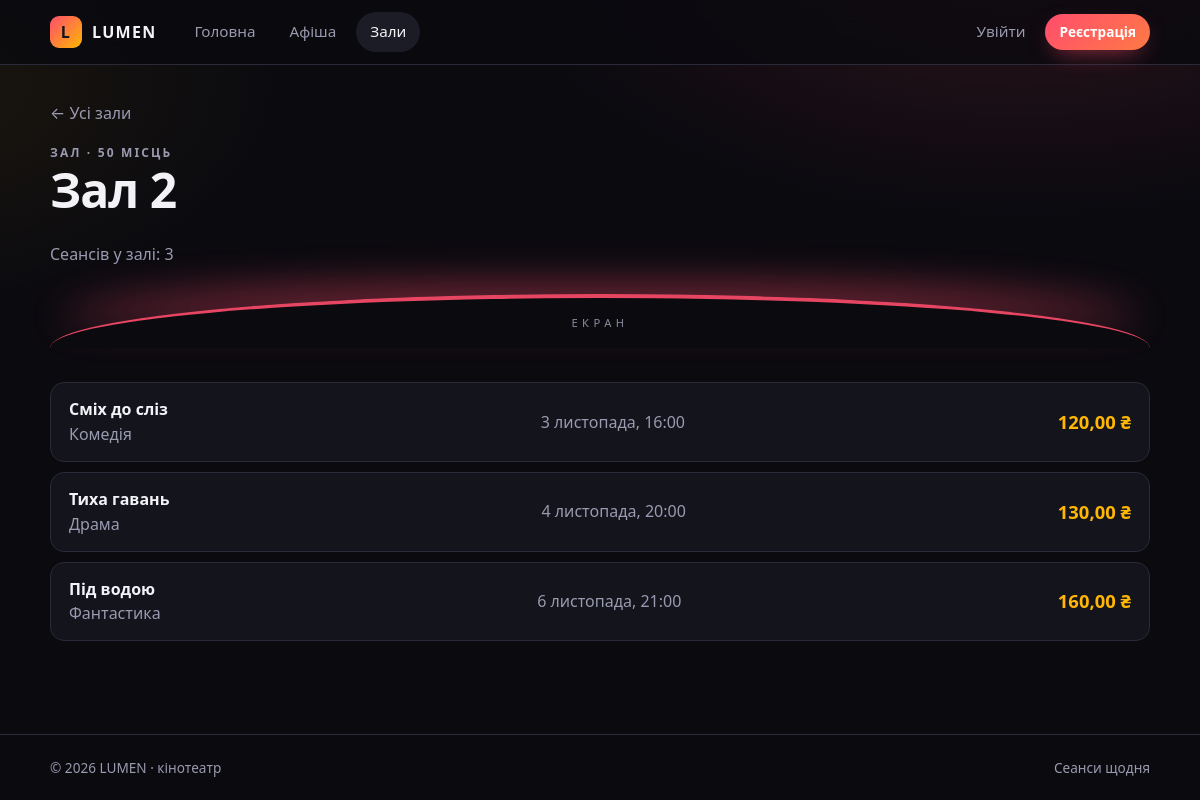
The page /halls/2/ on the database its author committed.
### cinema/models.py (models this page shows, shortened)
class Hall(models.Model):
    name = models.CharField("Назва", max_length=50)
    seats = models.PositiveIntegerField("Кількість місць")
    class Meta:
        ordering = ["name"]
        verbose_name = "Зал"
        verbose_name_plural = "Зали"

class Screening(models.Model):
    title = models.CharField("Назва фільму", max_length=150)
    description = models.TextField("Опис", blank=True)
    genre = models.ForeignKey(
        Genre, on_delete=models.PROTECT,
        related_name="screenings", verbose_name="Жанр",
    )
    hall = models.ForeignKey(
        Hall, on_delete=models.PROTECT,
        related_name="screenings", verbose_name="Зал",
    )
    start_time = models.DateTimeField("Початок сеансу")
    price = models.DecimalField("Ціна", max_digits=6, decimal_places=2)
    age_limit = models.PositiveIntegerField("Віковий ліміт", default=0)
    class Meta:
        ordering = ["start_time"]
        verbose_name = "Сеанс"
        verbose_name_plural = "Сеанси"

class Genre(models.Model):
    name = models.CharField("Назва", max_length=100)
    class Meta:
        ordering = ["name"]
        verbose_name = "Жанр"
        verbose_name_plural = "Жанри"

### cinema/views.py (the view)
# urls.py: path("halls/<int:pk>/", views.hall_detail, name="hall_detail"),
def hall_detail(request, pk):
    hall = get_object_or_404(Hall, pk=pk)
    screenings = hall.screenings.select_related("genre").order_by("start_time")
    return render(request, "cinema/hall_detail.html",
                  {"hall": hall, "screenings": screenings})

### cinema/templates/cinema/hall_detail.html (shortened to what this page needs)
{% extends "base.html" %}
{% block content %}
<a class="back" href="{% url 'cinema:hall_list' %}">← Усі зали</a>
<div class="page-head">
    <p class="eyebrow">Зал · {{ hall.seats }} місць</p>
    <h1>{{ hall.name }}</h1>
    <p>Сеансів у залі: {{ screenings.count }}</p>
</div>
<div class="screen-arc"><span>ЕКРАН</span></div>
{% for s in screenings %}
<div class="row-card">
    <div>
        <a href="{% url 'cinema:screening_detail' s.pk %}">{{ s.title }}</a>
        <div class="muted">{{ s.genre.name }}</div>
    </div>
    <div class="muted">{{ s.start_time|date:"j E, H:i" }}</div>
    <span class="price">{{ s.price }} ₴</span>
</div>
{% empty %}
<p class="empty">У цьому залі поки немає сеансів.</p>
{% endfor %}
{% endblock %}

### cinema/static/cinema/style.css (style rules this page uses)
:root { --bg: #0a0a0f; --surface: #14141c; --surface-2: #1c1c27; --line: #2a2a38; --text: #f2f2f7; --muted: #9a9ab0; --accent: #ff4d6d; --accent-2: #ffb703; --ok: #3ddc97; color-scheme: dark; }
* { box-sizing: border-box; }
html { scroll-behavior: smooth; }
body { margin: 0; min-height: 100vh; display: flex; flex-direction: column; font-family: "Segoe UI", system-ui, -apple-system, Roboto, sans-serif; line-height: 1.55; color: var(--text); background-color: var(--bg); background-image: radial-gradient(900px 500px at 85% -10%, rgba(255, 77, 109, .16), transparent 60%), radial-gradient(700px 400px at -10% 10%, rgba(255, 183, 3, .08), transparent 60%); background-repeat: no-repeat; }
a { color: inherit; }
h1, h2, h3 { line-height: 1.15; margin: 0 0 .5em; }
h1 { font-size: clamp(2rem, 4vw, 3rem); letter-spacing: -.02em; }
p { margin: 0 0 1em; }
.muted { color: var(--muted); }
.eyebrow { font-size: .75rem; letter-spacing: .18em; text-transform: uppercase; color: var(--accent-2); font-weight: 700; margin-bottom: 14px; }
.page-head { margin-bottom: 28px; }
.page-head p { color: var(--muted); margin: 0; }
.back { display: inline-block; color: var(--muted); text-decoration: none; margin-bottom: 18px; }
.price { font-weight: 800; font-size: 1.15rem; color: var(--accent-2); }
.screen-arc { height: 54px; margin: 6px 0 34px; border-top: 4px solid var(--accent); border-radius: 50% 50% 0 0 / 100% 100% 0 0; box-shadow: 0 -18px 40px -10px rgba(255, 77, 109, .55); opacity: .9; text-align: center; }
.screen-arc span { display: inline-block; margin-top: 16px; font-size: .7rem; letter-spacing: .4em; color: var(--muted); }
.row-card { display: flex; justify-content: space-between; align-items: center; gap: 12px; flex-wrap: wrap; background: var(--surface); border: 1px solid var(--line); border-radius: 14px; padding: 14px 18px; margin-bottom: 10px; }
.row-card a { text-decoration: none; font-weight: 600; }

### rows shown on the page
Hall: seats "50", name "Зал 2"
Screening: title "Сміх до сліз", genre.name "Комедія", start_time "3 листопада, 16:00", price "120,00"
Screening: title "Тиха гавань", genre.name "Драма", start_time "4 листопада, 20:00", price "130,00"
Screening: title "Під водою", genre.name "Фантастика", start_time "6 листопада, 21:00", price "160,00"

### other values the page prints
{{ screenings.count }} "3"
